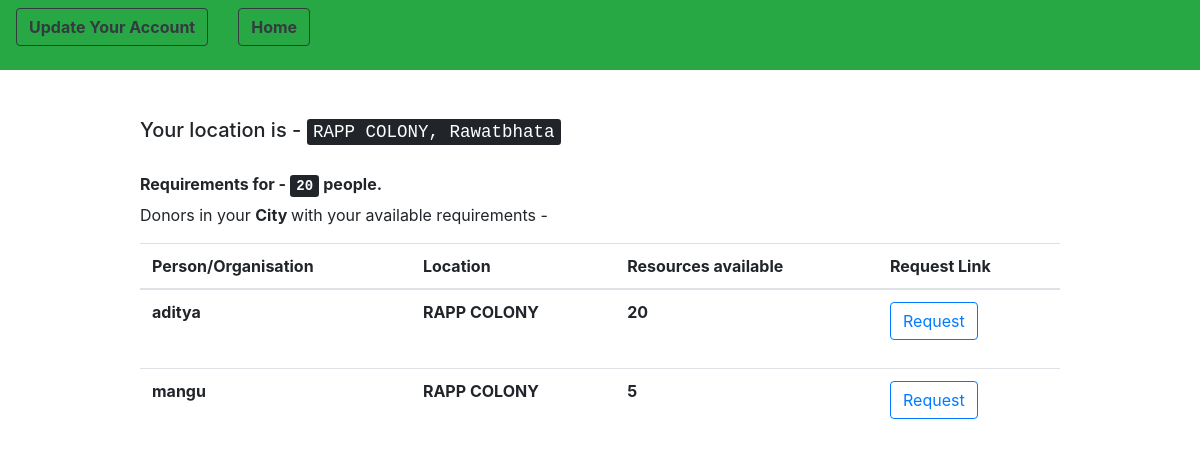
Before: /users/showDonor/ (signed in) with the older database file.
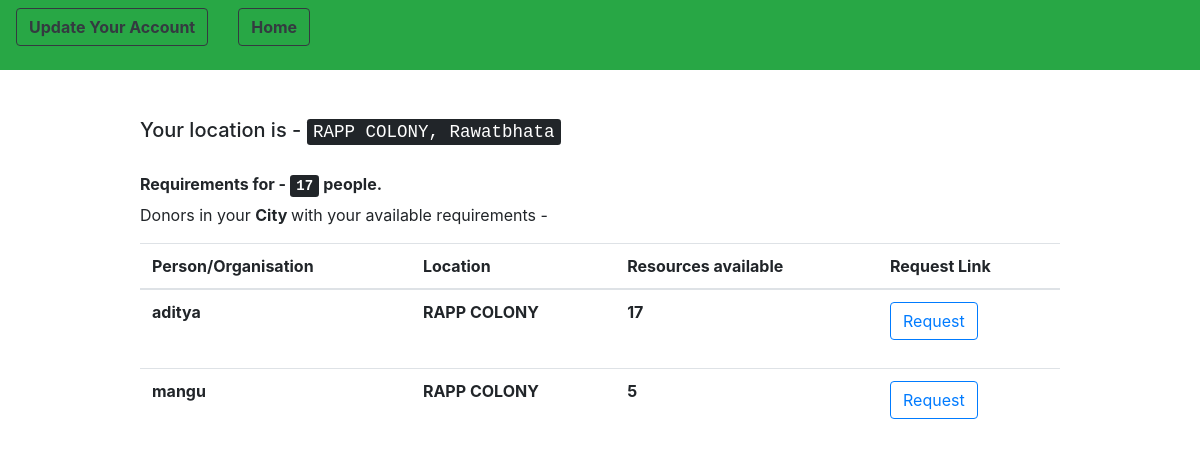
After: the same page with the newer database file.
### customUser/models.py (models this page shows, shortened)
class CustomUser(AbstractUser):
    pin_code = models.IntegerField(null = True)
    contact_no = models.IntegerField(null = True)
    resources = models.IntegerField(null = True) # no. of persons avability/requirement
    locality = models.CharField(max_length = 100)
    city = models.CharField(max_length = 50)
    """CHOICES=[('0','Donor'),
                     ('1','Reciever')]"""
    user_type = models.IntegerField(null = True) # 0 - Donor 1 - Reciever
    email = models.EmailField(unique=True)

### customUser/views.py (the view)
# urls.py: path('showDonor/', views.show_nearby_donors, name = 'showNearbyDonors'),
def show_nearby_donors(request):
	you = request.user
	you_address = you.locality + ',' + you.city
	donors = CustomUser.objects.filter(city = you.city)
	return render(request, 'show_donors.html', {'you' : you, 'donors' : donors})

### templates/show_donors.html (shortened to what this page needs)
{% extends 'base.html' %}
{% block navigation %}
	<div class = "row">
		<div class = "col">
			<form method = "get" action = "{% url 'edit_profile' %}">
				<button type = "submit" class = "btn btn-outline-dark navbar-btn"> <strong> Update Your Account </strong></button>
			</form>
		</div>
		<div class = "col">
	<form method = "post" action = "{% url 'homePage' %}">
		<button type = "submit" class = "btn btn-outline-dark navbar-btn"> <strong>Home </strong></button>
	</form>
</div>
	</div>
{% endblock %}
{% block content %}
	<h5> Your location is - <kbd> {{ you.locality }}, {{ you.city }} </kbd> </h5> <br>
	<h6> <strong> Requirements for - <kbd> {{ you.resources }}</kbd> people.</strong></h6>
	<p> Donors in your <strong> City </strong> with your available requirements -  </p>
	<table class = "table">
			<thead>
				<tr>
					<th scope="col"> Person/Organisation </th>
					<th scope="col"> Location </th>
					<th scope="col"> Resources available </th>
					<th scope ="col"> Request Link </th>
				</tr>
			</thead>
			<tbody>
	{% for i in donors %}
		{% if i.username != 'admin' and i.user_type == 0 and i.resources > 0%}
				<tr>
				<th scope="row"> {{ i.username }}  </th>
				<th scope="row"> {{ i.locality }} </th>
				<th scope="row"> {{ i.resources }} </th>
				<th scope="row">
					<form method = "get" action = "{% url 'update_requirements' i.email %}"> {% csrf_token %}
						<button class = "btn btn-outline-primary"> Request </button>
					</form>
				</th>
			</tr>
		{% endif %}
	{% endfor %}
	</tbody>
			</table>
	<br> <br>
{% endblock %}

Changed rows visible on the page:
changed CustomUser "aditya": resources "20" → "17"
